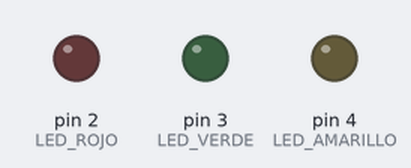
Recording of a sketch running on a simulated Arduino Uno, built with avr-gcc and run on an emulated ATmega328P. Shown: output pins drawn as LEDs (lit = HIGH).

Above: at 0.2 s.
At 0.8 s:
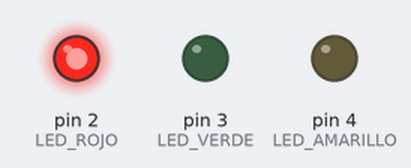
At 1.6 s:
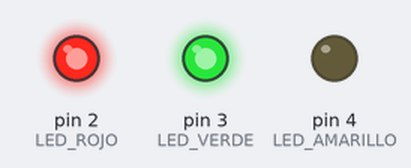
At 3.0 s:
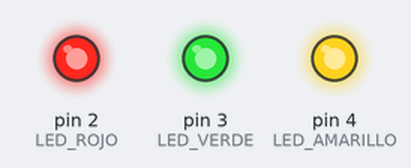
Timing chart, 0 to 5.2 s (numbered marks = the images above):
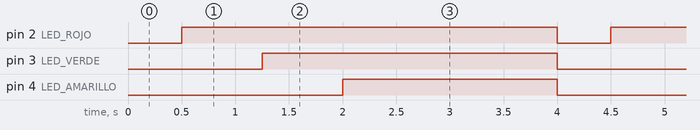

The sketch:

Reto_04.ino
```cpp
//Programa 4

//Los leds deberán encenderese cada 750 ms de forma consecutiva hasta tener todos completamente encencidos, despues
//se mantendrán encendidios drante dos segundos y finalmente se apagan durante un segundo

//definiciones

#define LED_ROJO 2
#define LED_VERDE 3               //constante LED_VERDE=3
#define LED_AMARILLO 4            //constante LED_AMARILLO=3

void setup()                      // Función de Inicialización
{
  pinMode(LED_ROJO, OUTPUT);      //Configura el pin 2 como salida
  pinMode(LED_VERDE, OUTPUT);     //Configura el pin 3 como salida
  pinMode(LED_AMARILLO, OUTPUT);  //Configura el pin 4 como salida
}

void loop()                       // Función Bucle
{
//parpadeos rojo
  delay(500);
  digitalWrite(LED_ROJO, HIGH);
  delay(750);
//parpadeos verde
  digitalWrite(LED_VERDE, HIGH);
  delay(750);
//parpadeos amarillos y mantener durante 2 segundos encendidos
  digitalWrite(LED_AMARILLO, HIGH);
  digitalWrite(LED_VERDE, HIGH);
  digitalWrite(LED_ROJO, HIGH);
  delay (2000);
//apagar todos
  digitalWrite(LED_AMARILLO, LOW);
  digitalWrite(LED_VERDE, LOW);
  digitalWrite(LED_ROJO, LOW);
}
```

Measured:
- by itself, pin 2 (LED_ROJO): alternates HIGH for 3.5 s and LOW for 0.50 s
- by itself, pin 3 (LED_VERDE): alternates HIGH for 2.8 s and LOW for 1.3 s
- by itself, pin 4 (LED_AMARILLO): alternates HIGH for 2.0 s and LOW for 2.0 s
